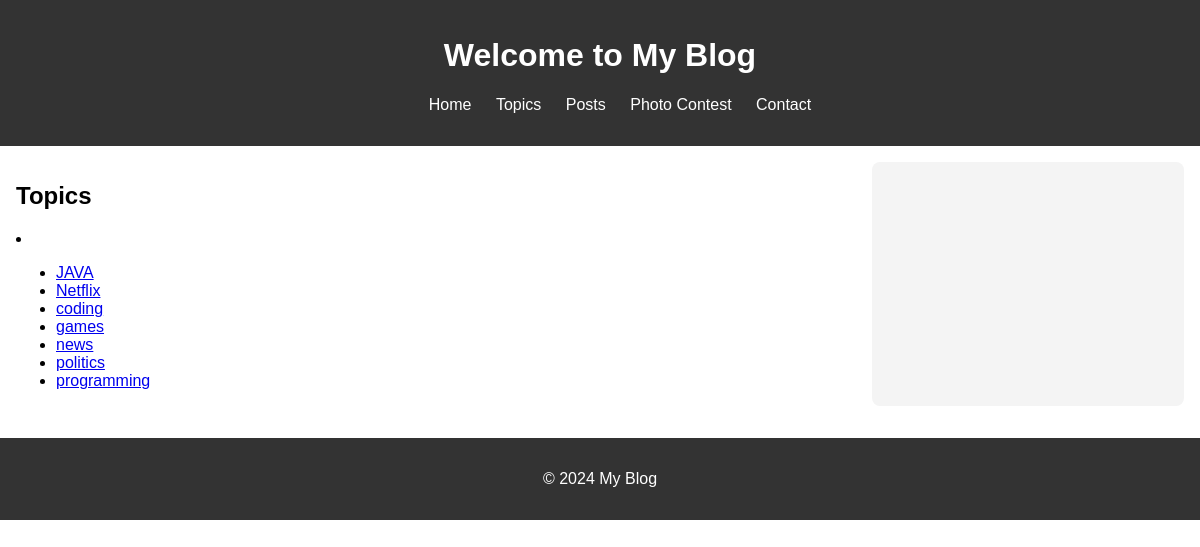
Page /topics/ on the committed database.
### bpAp/models.py (models this page shows, shortened)
class Topic(models.Model):
    name = models.CharField(max_length=200, unique=True)
    slug = models.SlugField(max_length=200, unique=True, blank=True)
    def get_absolute_url(self):
        from django.urls import reverse
        return reverse('topic_detail', args=[self.slug])

### bpAp/views.py (the view)
# urls.py: path('topics/', TopicListView.as_view(), name='topic_list'),
class TopicListView(ListView):
    model = Topic
    template_name = 'bpAp/topic_list.html'
    context_object_name = 'topics'
    ordering = ['name']

### bpAp/context_processors.py (called while the page is built)
def base_context(request):
    return {
        'top_topics': Topic.objects.all().order_by('name')[:5]
    }

### bpAp/templates/bpAp/topic_list.html
{% extends "bpAp/base.html" %}
{% block content %}
<h1>Topics</h1>
<li><ul>
    {% for topic in topics %}
    <li><a href="{{ topic.get_absolute_url }}">{{ topic.name }}</a></li>
    {% endfor %}
</ul></li>
{% endblock %}

### bpAp/static/bpAp/base.css (style rules this page uses)
body { font-family: Arial, sans-serif; margin: 0; padding: 0; }

### rows in the picture
Topic: name "JAVA"
Topic: name "Netflix"
Topic: name "coding"
Topic: name "games"
Topic: name "news"
Topic: name "politics"
Topic: name "programming"
